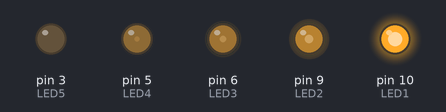
This sketch was run on a simulated Arduino Uno, built with avr-gcc and run on an emulated ATmega328P. Parts: output pins drawn as LEDs (lit = HIGH).

Above: at 0.1 s.
Timing chart, 0 to 1.6 s (numbered marks = the images above):
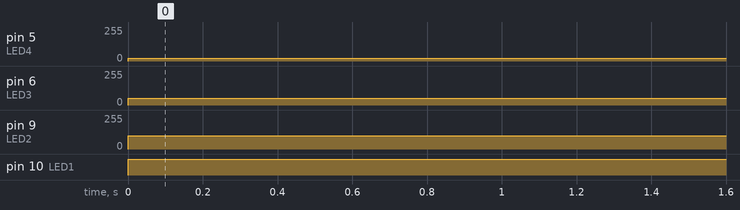

Measured:
- by itself, pin 5 (LED4): 0/255 → 20/255 at 0.00 s
- by itself, pin 6 (LED3): 0/255 → 50/255 at 0.00 s
- by itself, pin 9 (LED2): 0/255 → 100/255 at 0.00 s
- by itself, pin 10 (LED1): LOW → HIGH at 0.00 s

The sketch:

2a_.ino
```cpp
#define LED1 10
#define LED2 9
#define LED3 6
#define LED4 5
#define LED5 3
void setup()
{
  pinMode(LED1, OUTPUT);
  pinMode(LED2, OUTPUT);
  pinMode(LED3, OUTPUT);
  pinMode(LED4, OUTPUT);
  pinMode(LED5, OUTPUT);
}

void loop()
{
analogWrite(LED1,255);
analogWrite(LED2,100);
analogWrite(LED3,50);
analogWrite(LED4,20);
analogWrite(LED5,0);
}
```
